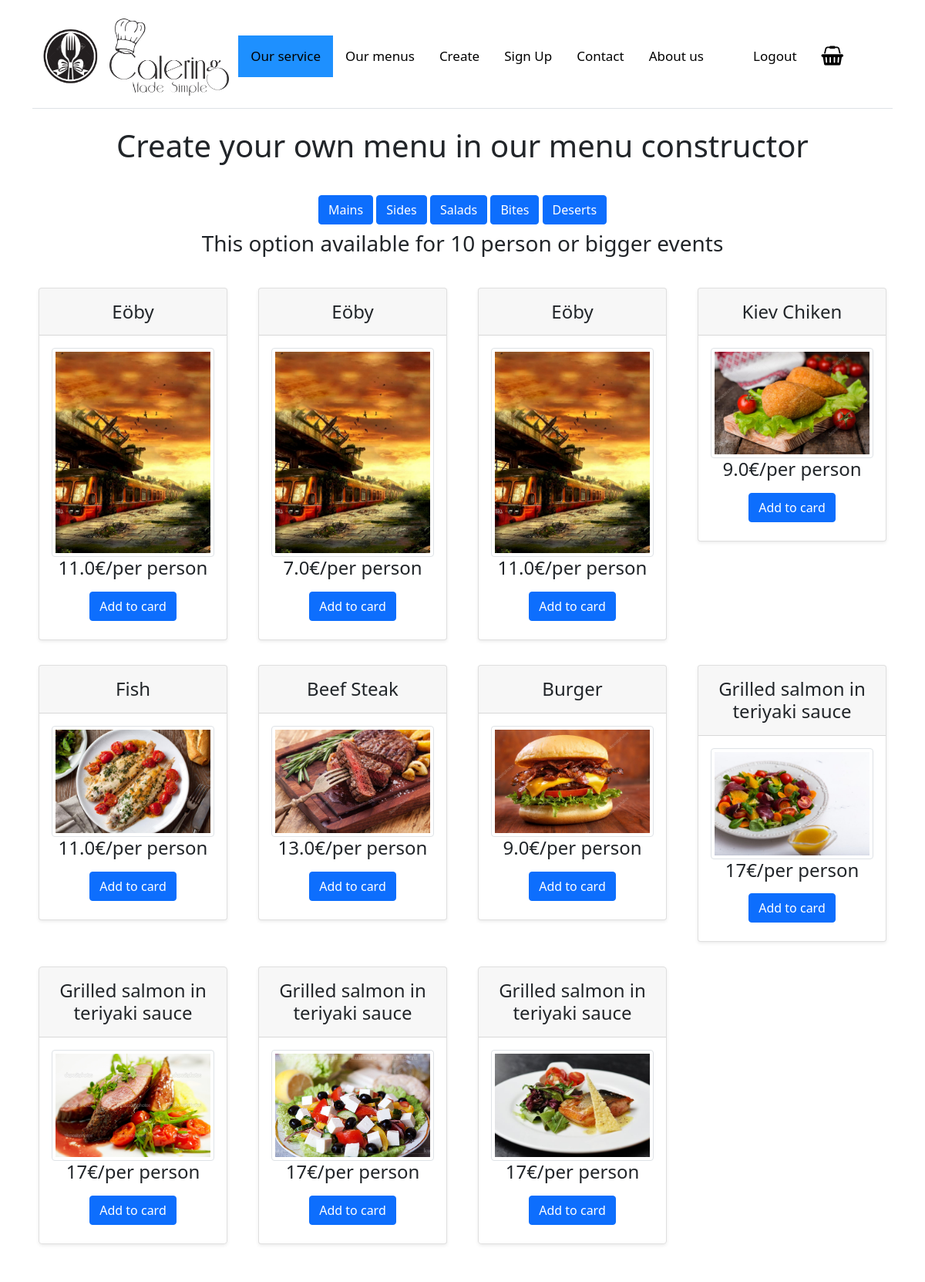
The page /shop (upper part) on the database as committed earlier.
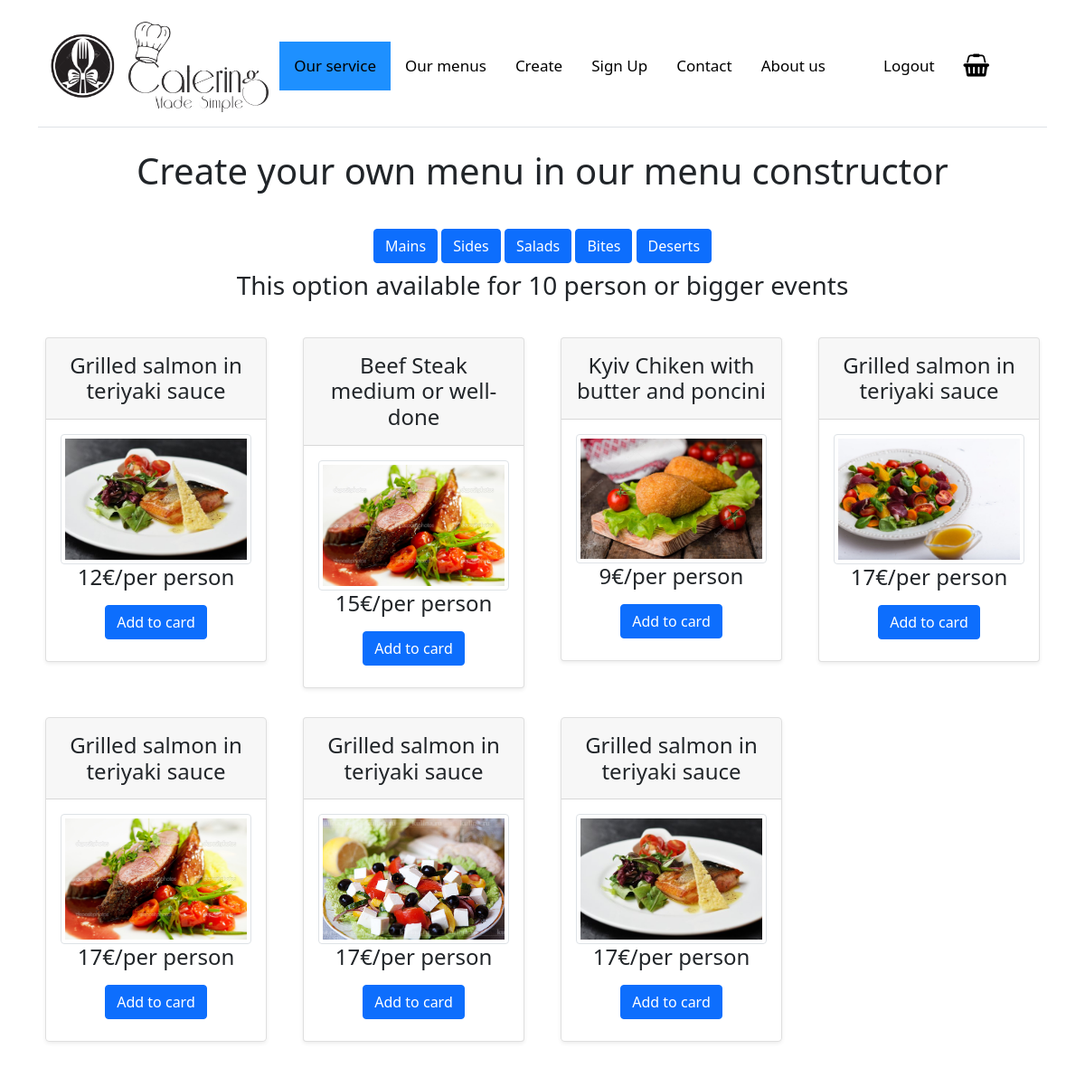
The same page on the database as committed later.
### app.py (models this page shows, shortened)
class Products(db.Model):
    id = db.Column(db.Integer, primary_key=True)
    title = db.Column(db.String(100), primary_key=False)
    price = db.Column(db.Integer )
    category = db.Column(db.String(100), primary_key=False)
    description = db.Column(db.Text, nullable=False)
    photo = db.Column(db.String(200))

### app.py (the view)
@app.route('/shop')
def shopmains():
    products = db.session.query(Products).filter(Products.category=="Mains").all()
    return render_template("shop.html", products = products)

### templates/shop.html (shortened to what this page needs)
{% extends "base.html" %}
{% block body%}
<main>
    <div class = "headerMenuList">
        <h1 class="fw-light">Create your own menu in our menu constructor</h1>
        <br>
         <a href="/shop" class="btn btn-primary my-2">Mains</a>
         <a href="/shop" class="btn btn-primary my-2">Sides</a>
         <a href="/shop" class="btn btn-primary my-2">Salads</a>
         <a href="/shop" class="btn btn-primary my-2">Bites</a>
         <a href="/shop" class="btn btn-primary my-2">Deserts</a>
        <h3 class="fw-light">This option available for 10 person or bigger events</h3>
    </div>
    <br>
    <div class ="container">
    <div class="row row-cols-1 row-cols-md-4 mb-4 text-center">
        {%  for el in products %}
       <div class="col">
        <div class="card mb-4 rounded-4 shadow-sm">
          <div class="card-header py-3">
            <h4 class="my-0 fw-normal">{{el.title}}</h4>
          </div>
          <div class="card-body">
            <img class="img-fluid img-thumbnail" style ="width: 100%" alt="..."   src = "/static/images/{{el.photo}}"/>
             <br>
              <h4 class="card-title pricing-card-title">{{el.price}}€/per person<small class="text-muted fw-light"></small></h4>
           <a href="/addtocard?product_id={{el.id}}" class="btn btn-primary my-2">Add to card</a>
          </div>
        </div>
      </div>
        {% endfor %}
 <div class="col">
        <div class="card mb-4 rounded-4 shadow-sm">
          <div class="card-header py-3">
            <h4 class="my-0 fw-normal">Grilled salmon in teriyaki sauce</h4>
          </div>
          <div class="card-body">
            <image class="img-fluid img-thumbnail" style ="width: 100%" alt="..."   src = "{{url_for('static',filename = 'images/Wng-Z1sK7Gq-phN3NifkCg.jpg')}}"></image>
             <br>
              <h4 class="card-title pricing-card-title">17€/per person<small class="text-muted fw-light"></small></h4>
           <a href="/menus" class="btn btn-primary my-2">Add to card</a>
          </div>
        </div>
      </div>
       <div class="col">
        <div class="card mb-4 rounded-3 shadow-sm">
          <div class="card-header py-3">
            <h4 class="my-0 fw-normal">Grilled salmon in teriyaki sauce</h4>
          </div>
          <div class="card-body">
            <image class="img-fluid img-thumbnail" style ="width: 100%" alt="..."   src = "{{url_for('static',filename = 'images/depositphotos_6147091-stock-photo-duck-fillet.jpg')}}"></image>
             <br>
              <h4 class="card-title pricing-card-title">17€/per person<small class="text-muted fw-light"></small></h4>
           <a href="/menus" class="btn btn-primary my-2">Add to card</a>
      </div>
    </div>
    </div>
         <div class="col">
        <div class="card mb-4 rounded-4 shadow-sm">
          <div class="card-header py-3">
            <h4 class="my-0 fw-normal">Grilled salmon in teriyaki sauce</h4>
          </div>
          <div class="card-body">
            <image class="img-fluid img-thumbnail" style ="width: 100%" alt="..."   src = "{{url_for('static',filename = 'images/14009.jpg')}}"></image>
             <br>
              <h4 class="card-title pricing-card-title">17€/per person<small class="text-muted fw-light"></small></h4>
           <a href="/menus" class="btn btn-primary my-2">Add to card</a>
          </div>
        </div>
      </div>
       <div class="col">
        <div class="card mb-4 rounded-3 shadow-sm">
          <div class="card-header py-3">
            <h4 class="my-0 fw-normal">Grilled salmon in teriyaki sauce</h4>
          </div>
          <div class="card-body">
            <image class="img-fluid img-thumbnail" style ="width: 100%" alt="..."   src = "{{url_for('static',filename = 'images/3214.jpg')}}"></image>
             <br>
              <h4 class="card-title pricing-card-title">17€/per person<small class="text-muted fw-light"></small></h4>
           <a href="/menus" class="btn btn-primary my-2">Add to card</a>
      </div>
    </div>
</div>
    </div>
    </div>
  </main>
    {% endblock %}

### templates/base.html (shortened to what this page needs)
<!doctype html>
<html lang="en">
<head>
    <link rel="stylesheet" href="{{ url_for ('static', filename = 'css/my.css')}}">
    <link rel="stylesheet" href="https://cdnjs.cloudflare.com/ajax/libs/font-awesome/4.7.0/css/font-awesome.min.css">
    <link rel="stylesheet" href="https://cdn.jsdelivr.net/npm/bootstrap@5.1.3/dist/css/bootstrap.min.css">
</head>
<body>
<br>
<div class="container">
<div class="d-flex flex-column flex-md-row align-items-center pb-3 mb-4 border-bottom">
      <a href="/" class="d-flex align-items-center text-dark text-decoration-none">
          <img  src = "/static/download.png" height="100px">
        <img  src = "/static/logo.png" height="100px">
      </a>
      <link rel="stylesheet" href="https://cdnjs.cloudflare.com/ajax/libs/font-awesome/4.7.0/css/font-awesome.min.css">
<div class="container">
<div class="topnav" id="myTopnav">
  <a href="/" class="active">Our service</a>
  <a href="/menus">Our menus</a>
    <a href="/shop">Create</a>
    <a href="/signup">Sign Up</a>
  <a href="/contact">Contact</a>
  <a href="/about">About us</a>
    {% if session['user']!= None and session['user']!= "Olena Byelousova" %}
    <a href="/about">{{ session['user'] }}</a>
     <a href="/logout">Logout</a>
     {% endif %}
     <a class = "iLoveMyBasket" href = "/shoppingcard"><i class="fa fa-shopping-basket" style="font-size:25px;color:black; position: relative; padding-top: 0px; padding-left: 0px;" ></i></a>
</div>
    </div>
    </div>
</div>
{% block body%}{% endblock %}
</body>
</html>

### static/css/my.css (style rules this page uses)
body { margin: 0; font-family: Arial, Helvetica, sans-serif; }
.topnav { overflow: hidden; background-color: cornflowerblue; }
.topnav a { float: left; display: block; color: #f2f2f2; text-align: center; padding: 14px 16px; text-decoration: none; font-size: 17px; }
.topnav a.active { background-color: black; color: white; }
body { font-family: Arial, Helvetica, sans-serif; margin: 0; }
html { box-sizing: border-box; }
*, *:before, *:after { box-sizing: inherit; }
.card { box-shadow: 0 4px 8px 0 rgba(0, 0, 0, 0.2); margin: 8px; }
.container { padding: 0 16px; }
.container::after, .row::after { content: ""; clear: both; display: table; }
.headerMenuList { text-align: center; align-items: center; }

### templates/base.html (style rules this page uses)
body { margin: 0; font-family: Arial, Helvetica, sans-serif; }
.topnav { overflow: hidden; background-color: white; }
.topnav a { float: left; display: block; color: black; text-align: center; padding: 14px 16px; text-decoration: none; font-size: 17px; }
.topnav a.active { background-color: dodgerblue; color: black; }

Rows that differ between the two databases and show on the page:
removed Products: title "Eöby", photo (picture), price "7.0"
removed Products: title "Fish", photo (picture), price "11.0"
removed Products: title "Beef Steak", photo (picture), price "13.0"
removed Products: title "Burger", photo (picture), price "9.0"
changed Products: title "Eöby" → "Grilled salmon in teriyaki sauce"; photo: a different picture; price "11.0" → "12"
changed Products: title "Eöby" → "Beef Steak medium or well-done"; photo: a different picture; price "11.0" → "15"
changed Products: title "Kiev Chiken" → "Kyiv Chiken with butter and poncini"; price "9.0" → "9"
